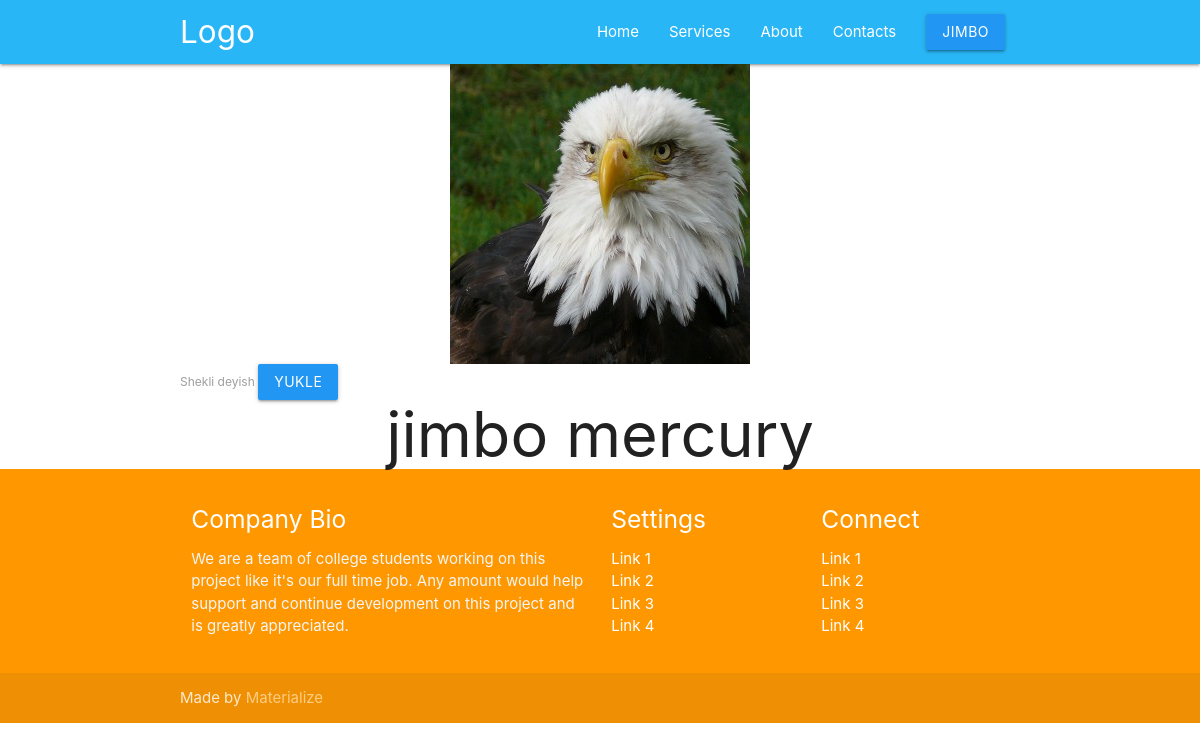
Screenshot of /profile.php (signed in) with the database file from the repository.
### tables this page shows
CREATE TABLE `users` (
  `id` int(11) NOT NULL,
  `name` varchar(100) NOT NULL,
  `surname` varchar(100) NOT NULL,
  `username` varchar(100) NOT NULL,
  `password` varchar(255) NOT NULL,
  `profile_img` varchar(100) NOT NULL DEFAULT 'images/profile.png'
);

### profile.php (the view, shortened to what this page needs)
<?php  include 'includes/header.php'; ?>
<?php
    $id = $_SESSION['id'];
    $sql = 'SELECT * FROM users WHERE id = :id';
    $stmt = $pdo->prepare($sql);
    $stmt->execute(['id' => $id]);
    $user = $stmt->fetch();
?>
    <div class="container">
      <img style="display:block;margin:auto;" src="images/<?= $user["profile_img"] ?>" alt="">
      <form class="" action="profile_img_upload.php" method="POST" enctype="multipart/form-data">
        <label>
          Shekli deyish
        </label>
        <input type="submit" class="btn blue" value="Yukle">
      </form>
      <h1 style="text-align:center;margin:0;"><?= $user["name"] . " ".$user["surname"] ?></h1>
    </div>
<?php  include 'includes/footer.php'; ?>

### rows the page displays
users: profile_img (picture), name "jimbo", surname "mercury"

### other values shown
$_SESSION["username"] "JIMBO"
